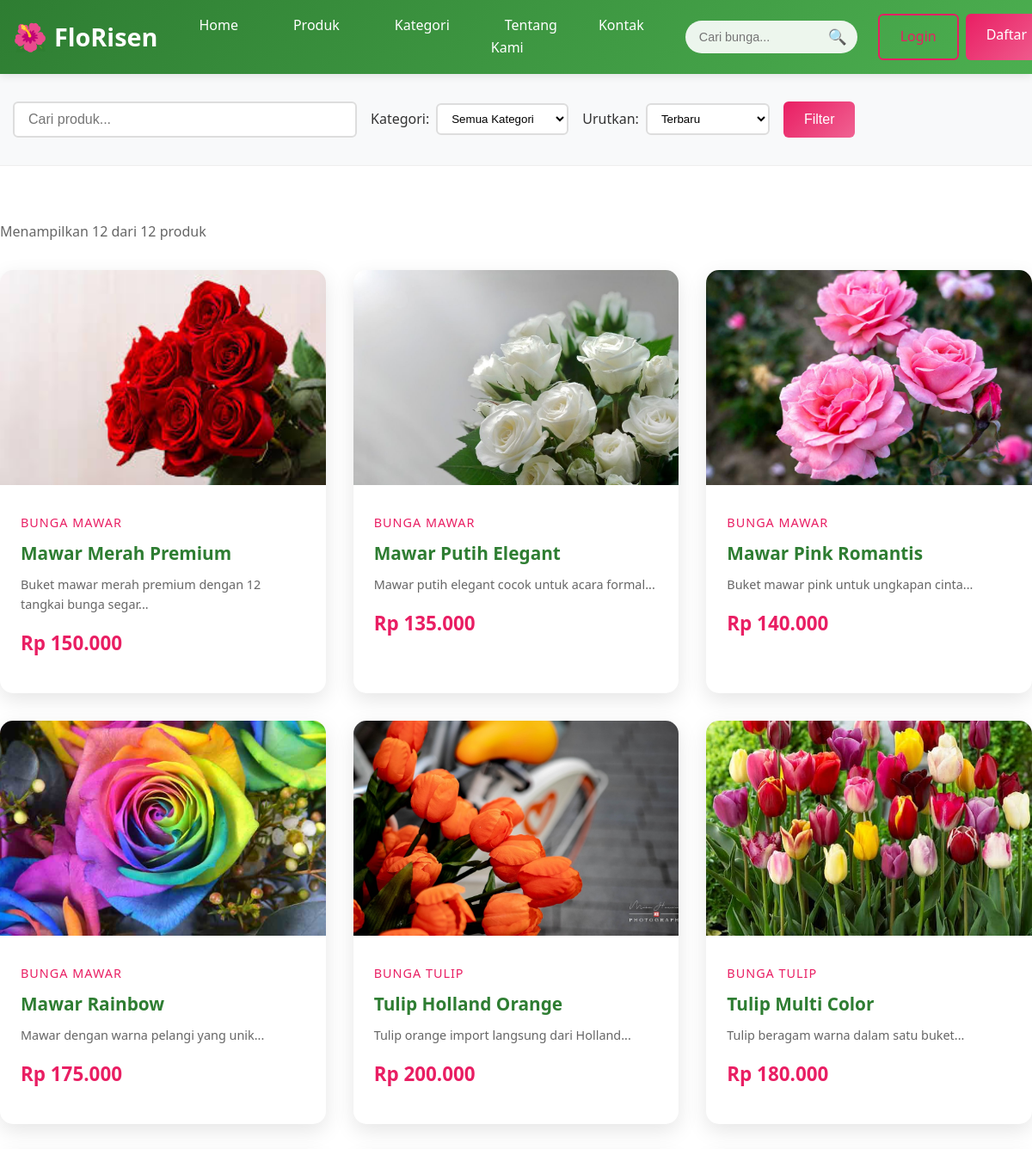
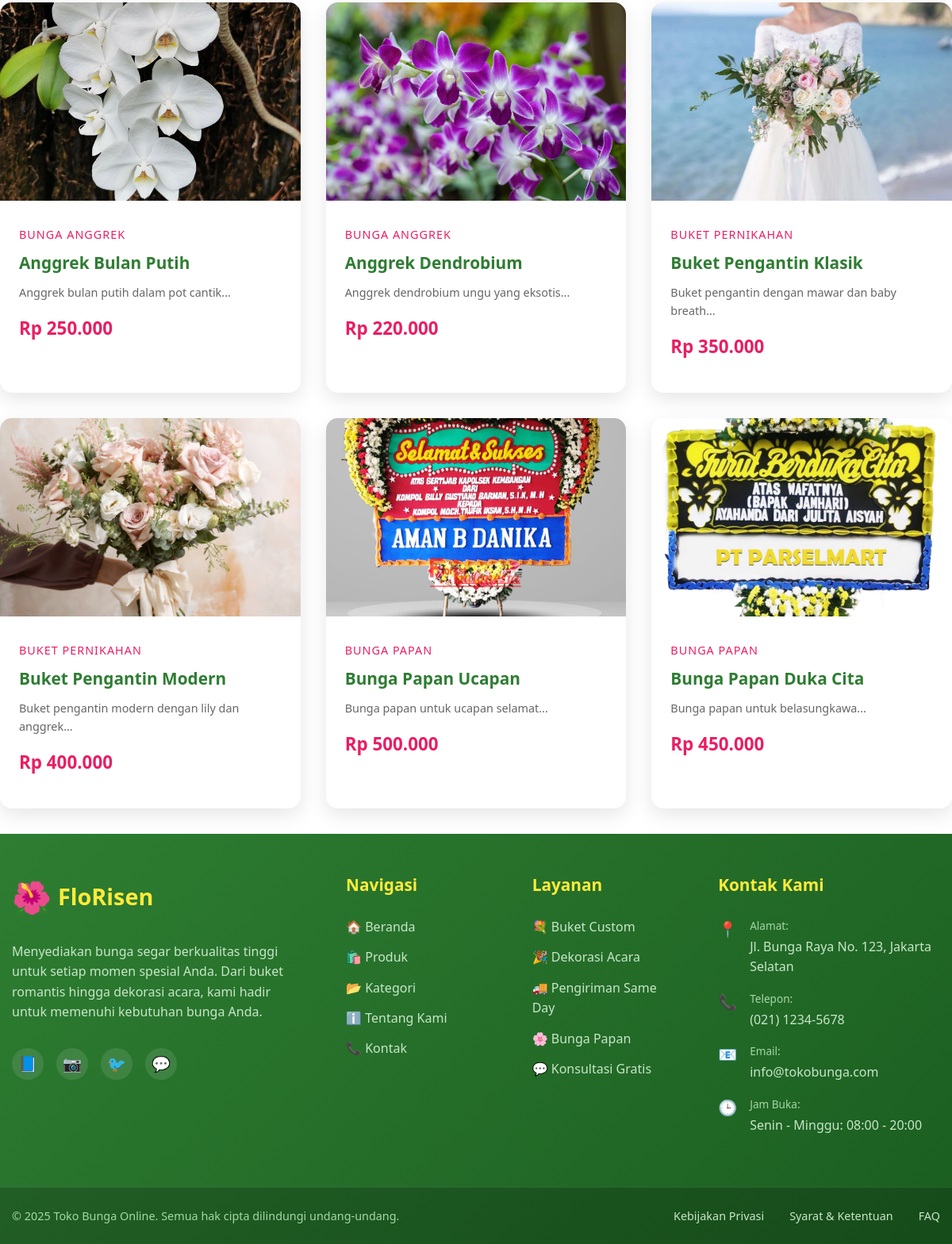
/products.php, run on the app's committed database (2 pictures, top to bottom).
### tables this page shows
CREATE TABLE products (
    id INT PRIMARY KEY AUTO_INCREMENT,
    category_id INT NOT NULL,
    name VARCHAR(150) NOT NULL,
    description TEXT,
    price DECIMAL(12,2) NOT NULL,
    stock INT DEFAULT 0,
    image VARCHAR(255),
    weight DECIMAL(8,2) DEFAULT 0,
    is_featured TINYINT(1) DEFAULT 0,
    is_active TINYINT(1) DEFAULT 1,
    created_at TIMESTAMP DEFAULT CURRENT_TIMESTAMP,
    updated_at TIMESTAMP DEFAULT CURRENT_TIMESTAMP ON UPDATE CURRENT_TIMESTAMP,
    FOREIGN KEY (category_id) REFERENCES categories(id) ON DELETE CASCADE
);

CREATE TABLE categories (
    id INT PRIMARY KEY AUTO_INCREMENT,
    name VARCHAR(100) NOT NULL,
    description TEXT,
    image VARCHAR(255),
    is_active TINYINT(1) DEFAULT 1,
    created_at TIMESTAMP DEFAULT CURRENT_TIMESTAMP,
    updated_at TIMESTAMP DEFAULT CURRENT_TIMESTAMP ON UPDATE CURRENT_TIMESTAMP
);

### config/database.php (called while the page is built, shortened)
<?php
function formatRupiah($amount) {
    return 'Rp ' . number_format($amount, 0, ',', '.');
}
?>

### products.php (the view, shortened to what this page needs)
<?php
require_once 'config/database.php';
$pdo = getConnection();
$page = (int)($_GET['page'] ?? 1);
$limit = 12;
$offset = ($page - 1) * $limit;
$search = trim($_GET['search'] ?? '');
$sort = $_GET['sort'] ?? 'newest';
$where_conditions = ["p.is_active = 1", "c.is_active = 1"];
$params = [];
$where_clause = implode(' AND ', $where_conditions);
$sort_options = [
    'newest' => 'p.created_at DESC',
    'oldest' => 'p.created_at ASC',
    'price_low' => 'p.price ASC',
    'price_high' => 'p.price DESC',
    'name_asc' => 'p.name ASC',
    'name_desc' => 'p.name DESC'
];
$order_by = $sort_options[$sort] ?? $sort_options['newest'];
$count_sql = "SELECT COUNT(*) as total FROM products p JOIN categories c ON p.category_id = c.id WHERE $where_clause";
$count_stmt = $pdo->prepare($count_sql);
$count_stmt->execute($params);
$total_products = $count_stmt->fetch()['total'];
$sql = "SELECT p.*, c.name as category_name
        FROM products p
        JOIN categories c ON p.category_id = c.id
        WHERE $where_clause
        ORDER BY $order_by
        LIMIT $limit OFFSET $offset";
$stmt = $pdo->prepare($sql);
$stmt->execute($params);
$products = $stmt->fetchAll();
?>
<!DOCTYPE html>
<html lang="id">
<head>
    <link rel="stylesheet" href="assets/css/style.css">
</head>
<body>
    <?php include 'includes/header.php'; ?>
    <div class="filters-section">
        <div class="container">
            <form method="GET" class="filters">
                <div class="search-form">
                    <input type="text" name="search" class="search-input"
                           placeholder="Cari produk..."
                           value="<?php echo htmlspecialchars($search); ?>">
                </div>
                <div class="filter-group">
                    <label>Kategori:</label>
                    <select name="category" class="filter-select">
                        <option value="">Semua Kategori</option>
                    </select>
                </div>
                <div class="filter-group">
                    <label>Urutkan:</label>
                    <select name="sort" class="filter-select">
                        <option value="newest" <?php echo $sort == 'newest' ? 'selected' : ''; ?>>Terbaru</option>
                    </select>
                </div>
                <button type="submit" class="btn btn-primary">Filter</button>
            </form>
        </div>
    </div>
    <div class="container products-container">
        <div class="products-header">
            <div class="results-info">
                Menampilkan <?php echo count($products); ?> dari <?php echo $total_products; ?> produk
            </div>
        </div>
        <?php if (empty($products)): ?>
            <div class="no-products">
                <h3>Tidak ada produk ditemukan</h3>
                <p>Coba ubah kata kunci pencarian atau filter yang digunakan.</p>
                <a href="products.php" class="btn btn-primary">Lihat Semua Produk</a>
            </div>
        <?php else: ?>
            <div class="product-grid">
                <?php foreach($products as $product): ?>
                <div class="product-card">
                    <div class="product-image">
                        <img src="assets/images/products/<?php echo htmlspecialchars($product['image']); ?>"
                             alt="<?php echo htmlspecialchars($product['name']); ?>">
                    </div>
                    <div class="product-info">
                        <div class="product-category"><?php echo htmlspecialchars($product['category_name']); ?></div>
                        <h3 class="product-name"><?php echo htmlspecialchars($product['name']); ?></h3>
                        <p class="product-description"><?php echo htmlspecialchars(substr($product['description'], 0, 100)); ?>...</p>
                        <div class="product-price"><?php echo formatRupiah($product['price']); ?></div>
                    </div>
                </div>
                <?php endforeach; ?>
            </div>
        <?php endif; ?>
    </div>
    <?php include 'includes/footer.php'; ?>
</body>
</html>

### assets/css/style.css (style rules this page uses)
* { margin: 0; padding: 0; box-sizing: border-box; }
body { font-family: 'Segoe UI', Tahoma, Geneva, Verdana, sans-serif; line-height: 1.6; color: #333; background-color: #fff; }
.container { max-width: 1200px; margin: 0 auto; padding: 0 20px; }
.btn { display: inline-block; padding: 12px 24px; border: none; border-radius: 6px; text-decoration: none; text-align: center; cursor: pointer; font-size: 16px; font-weight: 500; transition: all 0.3s ease; }
.btn-primary { background: linear-gradient(135deg, #e91e63, #f06292); color: white; }
.product-grid { display: grid; grid-template-columns: repeat(auto-fit, minmax(300px, 1fr)); gap: 2rem; }
.product-card { background: white; border-radius: 15px; overflow: hidden; box-shadow: 0 8px 25px rgba(0,0,0,0.1); transition: transform 0.3s ease; }
.product-image { position: relative; overflow: hidden; }
.product-image img { width: 100%; height: 250px; object-fit: cover; transition: transform 0.3s ease; }
.product-info { padding: 1.5rem; }
.product-category { color: #e91e63; font-size: 0.9rem; font-weight: 500; text-transform: uppercase; letter-spacing: 1px; }
.product-name { font-size: 1.3rem; color: #2e7d32; margin: 0.5rem 0; }
.product-description { color: #666; font-size: 0.9rem; margin-bottom: 1rem; }
.product-price { font-size: 1.4rem; font-weight: bold; color: #e91e63; margin-bottom: 1rem; }
.filters-section { background: white; padding: 2rem 0; border-bottom: 1px solid #eee; }
.search-input, .price-input, .sort-select { padding: 0.8rem 1rem; border: 2px solid #ddd; border-radius: 8px; font-size: 0.9rem; transition: border-color 0.3s ease; }
.search-input { width: 100%; }
@media (max-width: 1200px) { .container { max-width: 100%; padding: 0 15px; } }
.category-card, .product-card, .feature-card { animation: fadeIn 0.6s ease-out; }

### products.php (style rules this page uses)
.products-container { padding: 2rem 0; min-height: 80vh; }
.filters-section { background: #f8f9fa; padding: 2rem 0; margin-bottom: 2rem; }
.filters { display: flex; gap: 1rem; align-items: center; flex-wrap: wrap; }
.filter-group { display: flex; align-items: center; gap: 0.5rem; }
.filter-select { padding: 8px 12px; border: 2px solid #ddd; border-radius: 6px; background: white; }
.search-form { flex: 1; max-width: 400px; }
.search-input { width: 100%; padding: 10px 16px; border: 2px solid #ddd; border-radius: 6px; font-size: 16px; }
.products-header { display: flex; justify-content: space-between; align-items: center; margin-bottom: 2rem; }
.results-info { color: #666; }

### data on the page
products: image (picture), category.name "BUNGA MAWAR", name "Mawar Merah Premium", description "Buket mawar merah premium dengan 12 tangkai bunga segar", price "Rp 150.000"
products: image (picture), category.name "BUNGA MAWAR", name "Mawar Putih Elegant", description "Mawar putih elegant cocok untuk acara formal", price "Rp 135.000"
products: image (picture), category.name "BUNGA MAWAR", name "Mawar Pink Romantis", description "Buket mawar pink untuk ungkapan cinta", price "Rp 140.000"
products: image (picture), category.name "BUNGA MAWAR", name "Mawar Rainbow", description "Mawar dengan warna pelangi yang unik", price "Rp 175.000"
products: image (picture), category.name "BUNGA TULIP", name "Tulip Holland Orange", description "Tulip orange import langsung dari Holland", price "Rp 200.000"
products: image (picture), category.name "BUNGA TULIP", name "Tulip Multi Color", description "Tulip beragam warna dalam satu buket", price "Rp 180.000"
products: image (picture), category.name "BUNGA ANGGREK", name "Anggrek Bulan Putih", description "Anggrek bulan putih dalam pot cantik", price "Rp 250.000"
products: image (picture), category.name "BUNGA ANGGREK", name "Anggrek Dendrobium", description "Anggrek dendrobium ungu yang eksotis", price "Rp 220.000"
products: image (picture), category.name "BUKET PERNIKAHAN", name "Buket Pengantin Klasik", description "Buket pengantin dengan mawar dan baby breath", price "Rp 350.000"
products: image (picture), category.name "BUKET PERNIKAHAN", name "Buket Pengantin Modern", description "Buket pengantin modern dengan lily dan anggrek", price "Rp 400.000"
products: image (picture), category.name "BUNGA PAPAN", name "Bunga Papan Ucapan", description "Bunga papan untuk ucapan selamat", price "Rp 500.000"
products: image (picture), category.name "BUNGA PAPAN", name "Bunga Papan Duka Cita", description "Bunga papan untuk belasungkawa", price "Rp 450.000"

### other printed values
count($products) "12"
$total_products "12"
